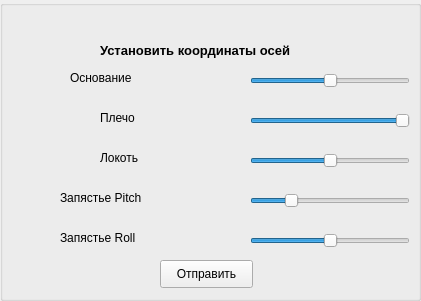
   <widget class="QGroupBox" name="groupBox_2">
    <property name="geometry">
     <rect>
      <x>420</x>
      <y>-30</y>
      <width>421</width>
      <height>301</height>
     </rect>
    </property>
    <property name="title">
     <string/>
    </property>
    <property name="flat">
     <bool>true</bool>
    </property>
    <widget class="QSlider" name="base_slider">
     <property name="geometry">
      <rect>
       <x>250</x>
       <y>70</y>
       <width>160</width>
       <height>22</height>
      </rect>
     </property>
     <property name="cursor">
      <cursorShape>PointingHandCursor</cursorShape>
     </property>
     <property name="mouseTracking">
      <bool>false</bool>
     </property>
     <property name="contextMenuPolicy">
      <enum>Qt::DefaultContextMenu</enum>
     </property>
     <property name="whatsThis">
      <string/>
     </property>
     <property name="layoutDirection">
      <enum>Qt::LeftToRight</enum>
     </property>
     <property name="minimum">
      <number>-155</number>
     </property>
     <property name="maximum">
      <number>155</number>
     </property>
     <property name="orientation">
      <enum>Qt::Horizontal</enum>
     </property>
    </widget>
    <widget class="QLabel" name="label_5">
     <property name="geometry">
      <rect>
       <x>60</x>
       <y>230</y>
       <width>91</width>
       <height>16</height>
      </rect>
     </property>
     <property name="text">
      <string>Запястье Roll</string>
     </property>
    </widget>
    <widget class="QSlider" name="pitch_slider">
     <property name="geometry">
      <rect>
       <x>250</x>
       <y>190</y>
       <width>160</width>
       <height>22</height>
      </rect>
     </property>
     <property name="minimum">
      <number>-40</number>
     </property>
     <property name="maximum">
      <number>130</number>
     </property>
     <property name="value">
      <number>0</number>
     </property>
     <property name="orientation">
      <enum>Qt::Horizontal</enum>
     </property>
    </widget>
    <widget class="QLabel" name="label">
     <property name="enabled">
      <bool>true</bool>
     </property>
     <property name="geometry">
      <rect>
       <x>70</x>
       <y>70</y>
       <width>71</width>
       <height>16</height>
      </rect>
     </property>
     <property name="text">
      <string>Основание</string>
     </property>
    </widget>
    <widget class="QLabel" name="label_2">
     <property name="geometry">
      <rect>
       <x>100</x>
       <y>110</y>
       <width>41</width>
       <height>16</height>
      </rect>
     </property>
     <property name="text">
      <string>Плечо</string>
     </property>
    </widget>
    <widget class="QLabel" name="label_3">
     <property name="geometry">
      <rect>
       <x>100</x>
       <y>150</y>
       <width>41</width>
       <height>16</height>
      </rect>
     </property>
     <property name="text">
      <string>Локоть</string>
     </property>
    </widget>
    <widget class="QSlider" name="shoulder_slider">
     <property name="geometry">
      <rect>
       <x>250</x>
       <y>110</y>
       <width>160</width>
       <height>22</height>
      </rect>
     </property>
     <property name="minimum">
      <number>-30</number>
     </property>
     <property name="maximum">
      <number>125</number>
     </property>
     <property name="value">
      <number>125</number>
     </property>
     <property name="orientation">
      <enum>Qt::Horizontal</enum>
     </property>
    </widget>
    <widget class="QSlider" name="elbow_slider">
     <property name="geometry">
      <rect>
       <x>250</x>
       <y>150</y>
       <width>160</width>
       <height>22</height>
      </rect>
     </property>
     <property name="minimum">
      <number>-130</number>
     </property>
     <property name="maximum">
      <number>130</number>
     </property>
     <property name="orientation">
      <enum>Qt::Horizontal</enum>
     </property>
    </widget>
    <widget class="QSlider" name="roll_slider">
     <property name="geometry">
      <rect>
       <x>250</x>
       <y>230</y>
       <width>160</width>
       <height>22</height>
      </rect>
     </property>
     <property name="toolTip">
      <string/>
     </property>
     <property name="minimum">
      <number>-180</number>
     </property>
     <property name="maximum">
      <number>180</number>
     </property>
     <property name="sliderPosition">
      <number>0</number>
     </property>
     <property name="orientation">
      <enum>Qt::Horizontal</enum>
     </property>
    </widget>
    <widget class="QLabel" name="label_4">
     <property name="geometry">
      <rect>
       <x>60</x>
       <y>190</y>
       <width>91</width>
       <height>16</height>
      </rect>
     </property>
     <property name="text">
      <string>Запястье Pitch</string>
     </property>
    </widget>
    <widget class="QPushButton" name="axisSendBtn">
     <property name="geometry">
      <rect>
       <x>160</x>
       <y>260</y>
       <width>93</width>
       <height>28</height>
      </rect>
     </property>
     <property name="text">
      <string>Отправить</string>
     </property>
    </widget>
    <widget class="QLabel" name="label_23">
     <property name="geometry">
      <rect>
       <x>100</x>
       <y>40</y>
       <width>261</width>
       <height>21</height>
      </rect>
     </property>
     <property name="font">
      <font>
       <pointsize>10</pointsize>
       <weight>75</weight>
       <bold>true</bold>
      </font>
     </property>
     <property name="text">
      <string>Установить координаты осей</string>
     </property>
    </widget>
    <widget class="QLabel" name="base_show">
     <property name="geometry">
      <rect>
       <x>144</x>
       <y>70</y>
       <width>91</width>
       <height>20</height>
      </rect>
     </property>
     <property name="text">
      <string/>
     </property>
     <property name="alignment">
      <set>Qt::AlignRight|Qt::AlignTrailing|Qt::AlignVCenter</set>
     </property>
    </widget>
    <widget class="QLabel" name="elbow_show">
     <property name="geometry">
      <rect>
       <x>144</x>
       <y>150</y>
       <width>91</width>
       <height>20</height>
      </rect>
     </property>
     <property name="text">
      <string/>
     </property>
     <property name="alignment">
      <set>Qt::AlignRight|Qt::AlignTrailing|Qt::AlignVCenter</set>
     </property>
    </widget>
    <widget class="QLabel" name="pitch_label">
     <property name="geometry">
      <rect>
       <x>144</x>
       <y>190</y>
       <width>91</width>
       <height>20</height>
      </rect>
     </property>
     <property name="text">
      <string/>
     </property>
     <property name="alignment">
      <set>Qt::AlignRight|Qt::AlignTrailing|Qt::AlignVCenter</set>
     </property>
    </widget>
    <widget class="QLabel" name="roll_label">
     <property name="geometry">
      <rect>
       <x>144</x>
       <y>230</y>
       <width>91</width>
       <height>20</height>
      </rect>
     </property>
     <property name="text">
      <string/>
     </property>
     <property name="alignment">
      <set>Qt::AlignRight|Qt::AlignTrailing|Qt::AlignVCenter</set>
     </property>
    </widget>
    <widget class="QLabel" name="shoulder_show">
     <property name="geometry">
      <rect>
       <x>140</x>
       <y>110</y>
       <width>91</width>
       <height>20</height>
      </rect>
     </property>
     <property name="text">
      <string/>
     </property>
     <property name="alignment">
      <set>Qt::AlignRight|Qt::AlignTrailing|Qt::AlignVCenter</set>
     </property>
    </widget>
   </widget>
